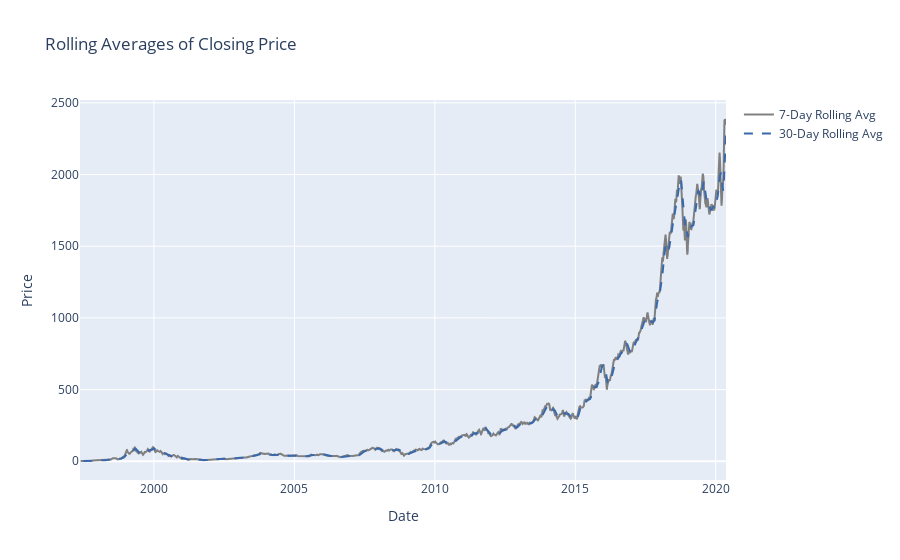

Write notebook code for a chart like this one.
### Code cell
# 5. Rolling Averages for Trends
fig5 = go.Figure()
fig5.add_trace(go.Scatter(x=df['Date'], y=df['Rolling_Avg_Close_7D'], 
                         mode='lines', name="7-Day Rolling Avg", 
                         line=dict(color='grey')))

fig5.add_trace(go.Scatter(x=df['Date'], y=df['Rolling_Avg_Close_30D'], 
                         mode='lines', name="30-Day Rolling Avg", 
                         line=dict(color='rgb(57, 105, 172)', dash='dash')))

fig5.update_layout(title="Rolling Averages of Closing Price", xaxis_title="Date", yaxis_title="Price")

### Figure 1 — Plotly figure (JSON) as saved in the notebook; plotly's stock layout.template omitted (floating-point values rounded to 4 significant figures; data arrays with more than 128 entries replaced by an {"elided": "..."} marker saying what was removed)
{"data": [{"line": {"color": "grey"}, "mode": "lines", "name": "7-Day Rolling Avg", "type": "scatter", "x": {"elided": "5788 str values"}, "y": {"elided": "5788 float values"}}, {"line": {"color": "rgb(57, 105, 172)", "dash": "dash"}, "mode": "lines", "name": "30-Day Rolling Avg", "type": "scatter", "x": {"elided": "5788 str values"}, "y": {"elided": "5788 float values"}}], "layout": {"title": {"text": "Rolling Averages of Closing Price"}, "xaxis": {"title": {"text": "Date"}}, "yaxis": {"title": {"text": "Price"}}}}
